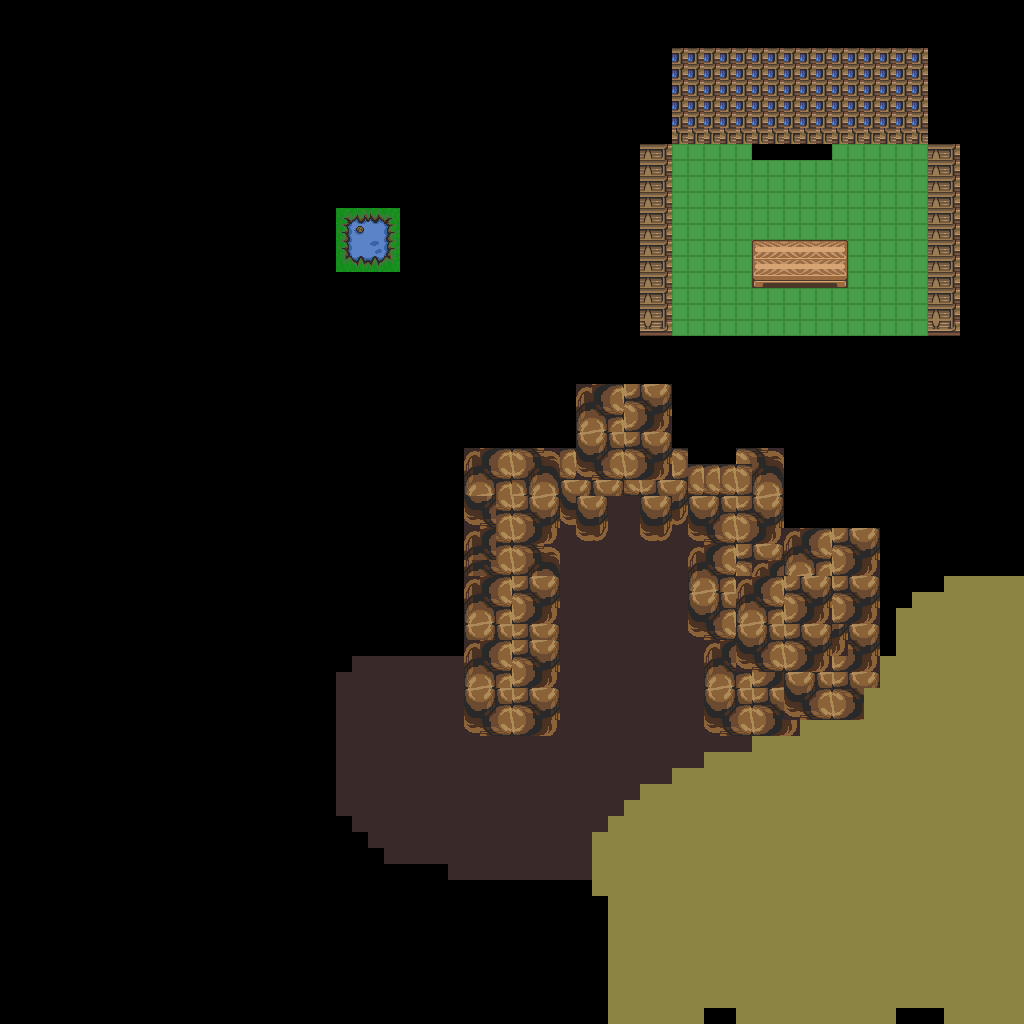

Below is a game level as drawn by its tile map, then a one-line description and the .tmx that defines it (tile-layer data replaced by summaries):
An orthogonal 64x64 tile map with 16x16 px tiles, 1 tile layer (base), 2 hidden layers not drawn and 21 objects.

<map version="1.10" tiledversion="1.12.1" orientation="orthogonal" renderorder="right-down" width="64" height="64" tilewidth="16" tileheight="16" infinite="0" nextlayerid="4" nextobjectid="22">
 <tileset firstgid="1" source="../classiciphone_pics4.tsx" />
 <layer id="1" name="base" width="64" height="64">
  <data>[4096 cells, 1530 non-empty, 60 distinct tile ids]</data>
 </layer>
 <layer id="2" name="collision" width="64" height="64" visible="0">
  <properties><property name="collision" value="true" /></properties>
  <data>[4096 cells, 504 non-empty, 1 distinct tile ids]</data>
 </layer>
 <layer id="3" name="water" width="64" height="64" visible="0">
  <properties><property name="terrain" value="water" /></properties>
  <data>[4096 cells, 4 non-empty, 1 distinct tile ids]</data>
 </layer>
 <objectgroup id="4" name="npcs">
  <object id="1" x="592.0" y="496.0" width="16" height="16">
   <properties>
    <property name="gani" value="classic_minedoor.png" />
    <property name="script" type="string">-- Auto-converted from GraalScript
-- // NPC made by Cappa (LAT)
-- if (created) {
end
-- if (playertouchsme) {
end</property>
   </properties>
  </object>
  <object id="2" x="560.0" y="448.0" width="16" height="16">
   <properties>
    <property name="gani" value="classic_pkarea_sign.png" />
    <property name="script" type="string">-- Auto-converted from GraalScript
-- // NPC made by Cappa (LAT)
-- if (created) {
end
-- if (playertouchsme) {
end</property>
   </properties>
  </object>
  <object id="3" x="416.0" y="720.0" width="16" height="16">
   <properties>
    <property name="gani" value="classic_pot.png" />
    <property name="script" type="string">-- Auto-converted from GraalScript
-- // NPC made by Cappa (LAT)
-- if (created) {
end
-- if (playertouchsme) {
end</property>
   </properties>
  </object>
  <object id="4" x="752.0" y="704.0" width="16" height="16">
   <properties>
    <property name="gani" value="classic_tent2.png" />
    <property name="script" type="string">-- Auto-converted from GraalScript
-- // NPC made by Cappa (LAT)
-- if (created) {
end
-- if (playertouchsme) {
end</property>
   </properties>
  </object>
  <object id="5" x="352.0" y="80.0" width="16" height="16">
   <properties>
    <property name="gani" value="classic_heavenbush.png" />
    <property name="script" type="string">-- Auto-converted from GraalScript
-- // NPC made by Cappa (LAT)
-- if (created) {
end
-- if (playertouchsme) {
end</property>
   </properties>
  </object>
  <object id="6" x="256.0" y="96.0" width="16" height="16">
   <properties>
    <property name="gani" value="classic_heavenbush.png" />
    <property name="script" type="string">-- Auto-converted from GraalScript
-- // NPC made by Cappa (LAT)
-- if (created) {
end
-- if (playertouchsme) {
end</property>
   </properties>
  </object>
  <object id="7" x="400.0" y="176.0" width="16" height="16">
   <properties>
    <property name="gani" value="classic_heavenbush.png" />
    <property name="script" type="string">-- Auto-converted from GraalScript
-- // NPC made by Cappa (LAT)
-- if (created) {
end
-- if (playertouchsme) {
end</property>
   </properties>
  </object>
  <object id="8" x="512.0" y="128.0" width="16" height="16">
   <properties>
    <property name="gani" value="classic_heavenbush.png" />
    <property name="script" type="string">-- Auto-converted from GraalScript
-- // NPC made by Cappa (LAT)
-- if (created) {
end
-- if (playertouchsme) {
end</property>
   </properties>
  </object>
  <object id="9" x="80.0" y="336.0" width="16" height="16">
   <properties>
    <property name="gani" value="classic_heavenbush.png" />
    <property name="script" type="string">-- Auto-converted from GraalScript
-- // NPC made by Cappa (LAT)
-- if (created) {
end
-- if (playertouchsme) {
end</property>
   </properties>
  </object>
  <object id="10" x="272.0" y="240.0" width="16" height="16">
   <properties>
    <property name="gani" value="classic_heavenbush.png" />
    <property name="script" type="string">-- Auto-converted from GraalScript
-- // NPC made by Cappa (LAT)
-- if (created) {
end
-- if (playertouchsme) {
end</property>
   </properties>
  </object>
  <object id="11" x="112.0" y="208.0" width="16" height="16">
   <properties>
    <property name="gani" value="classic_heavenbush.png" />
    <property name="script" type="string">-- Auto-converted from GraalScript
-- // NPC made by Cappa (LAT)
-- if (created) {
end
-- if (playertouchsme) {
end</property>
   </properties>
  </object>
  <object id="12" x="160.0" y="64.0" width="16" height="16">
   <properties>
    <property name="gani" value="classic_heavenbush.png" />
    <property name="script" type="string">-- Auto-converted from GraalScript
-- // NPC made by Cappa (LAT)
-- if (created) {
end
-- if (playertouchsme) {
end</property>
   </properties>
  </object>
  <object id="13" x="768.0" y="144.0" width="16" height="16">
   <properties>
    <property name="gani" value="classic_god.png" />
    <property name="script" type="string">-- Auto-converted from GraalScript
-- // NPC made by Cappa (LAT)
-- if (created) {
end
-- if (playertouchsme) {
-- say im God;
end</property>
   </properties>
  </object>
  <object id="14" x="752.0" y="224.0" width="16" height="16">
   <properties>
    <property name="gani" value="bookstack.png" />
    <property name="script" type="string">-- Auto-converted from GraalScript
-- // NPC made by Cappa (LAT)
-- if (created) {
end
-- if (playertouchsme) {
end</property>
   </properties>
  </object>
  <object id="15" x="736.0" y="256.0" width="16" height="16">
   <properties>
    <property name="gani" value="bookstack.png" />
    <property name="script" type="string">-- Auto-converted from GraalScript
-- // NPC made by Cappa (LAT)
-- if (created) {
end
-- if (playertouchsme) {
end</property>
   </properties>
  </object>
  <object id="16" x="736.0" y="208.0" width="16" height="16">
   <properties>
    <property name="gani" value="bookstack.png" />
    <property name="script" type="string">-- Auto-converted from GraalScript
-- // NPC made by Cappa (LAT)
-- if (created) {
end
-- if (playertouchsme) {
end</property>
   </properties>
  </object>
  <object id="17" x="720.0" y="240.0" width="16" height="16">
   <properties>
    <property name="gani" value="bookstack.png" />
    <property name="script" type="string">-- Auto-converted from GraalScript
-- // NPC made by Cappa (LAT)
-- if (created) {
end
-- if (playertouchsme) {
end</property>
   </properties>
  </object>
  <object id="18" x="784.0" y="240.0" width="16" height="16">
   <properties>
    <property name="gani" value="bookopen.png" />
    <property name="script" type="string">-- Auto-converted from GraalScript
-- // NPC made by Cappa (LAT)
-- if (created) {
end
-- if (playertouchsme) {
end</property>
   </properties>
  </object>
  <object id="19" x="752.0" y="112.0" width="16" height="16">
   <properties>
    <property name="gani" value="classic_godsofficechair.png" />
    <property name="script" type="string">-- Auto-converted from GraalScript
-- // NPC made by Cappa (LAT)
-- if (created) {
end
-- if (playertouchsme) {
end</property>
   </properties>
  </object>
  <object id="20" x="272.0" y="496.0" width="16" height="16">
   <properties>
    <property name="script" type="string">-- Auto-converted from GraalScript
-- // Graal2002 NPC by Stefan Knorr
-- if (created) {
-- // Initialize the attributes
-- showcharacter;
-- setcharprop #3,classichead-newcappa.png;
-- setcharprop #C0,black;
-- setcharprop #C1,black;
-- setcharprop #C2,orange;
-- setcharprop #C3,black;
-- setcharprop #C4,black;
-- setcharprop #n,Cappa;
-- setcharprop #2,shieldc-coterie.png;
-- shieldpower = 1;
-- dir = 2;
end
-- say this is my GFX test level;</property>
   </properties>
  </object>
  </objectgroup>
</map>
<!-- 1 of 21 objects omitted -->
